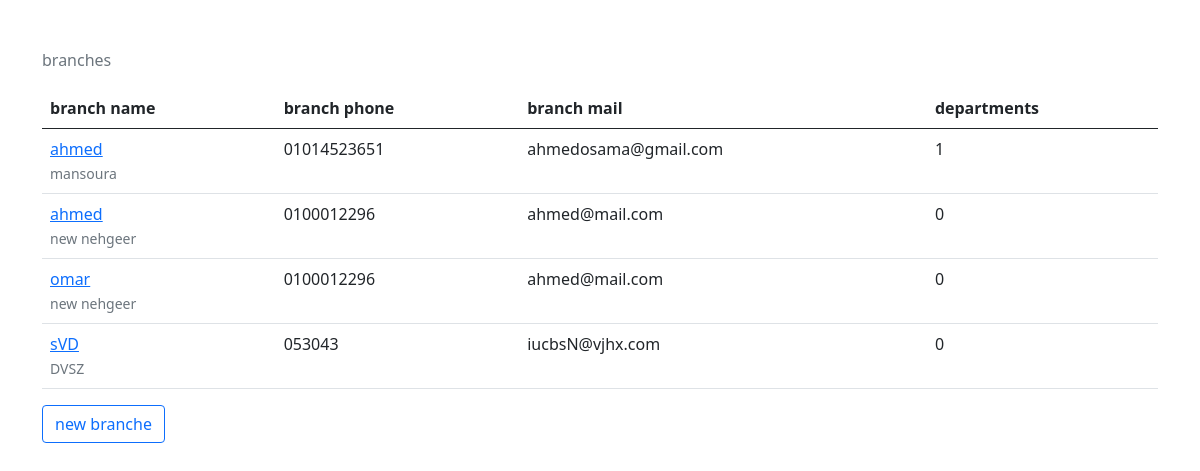
Page /company/ on the earlier database version.
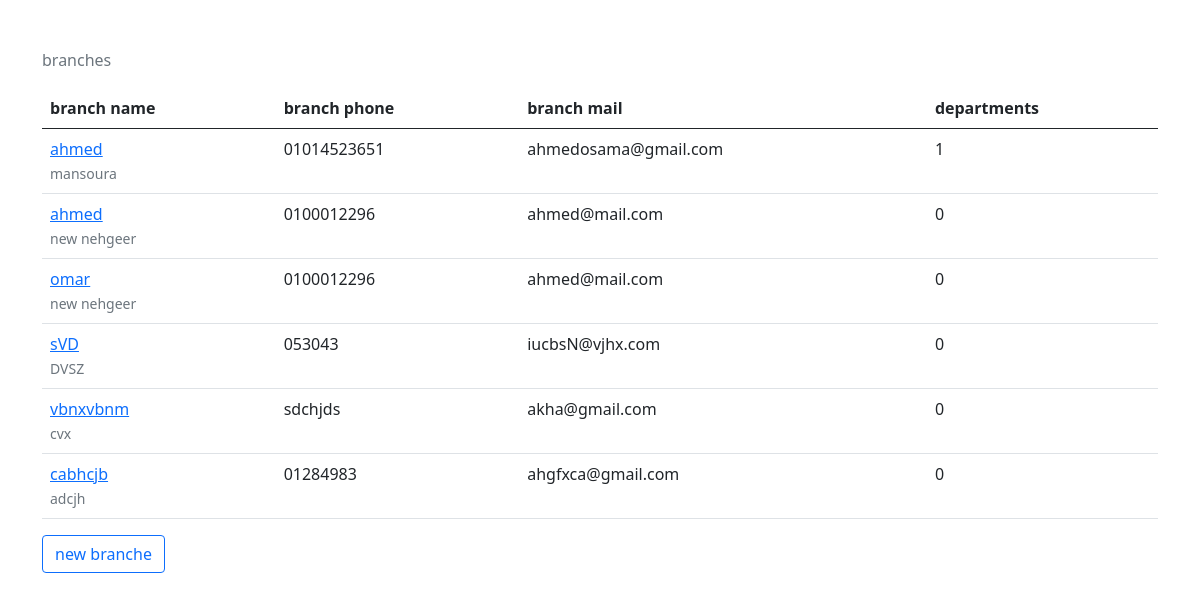
Same page on the later database version.
### company/models.py (models this page shows, shortened)
class Branch(models.Model):
    name = models.CharField(max_length=50)
    address = models.CharField(max_length=100)
    phone = models.CharField(max_length=12, null = True , blank = True)
    email = models.EmailField(max_length=50, null = True , blank = True)

class Department(models.Model):
    name = models.CharField(max_length=50)
    description = models.TextField(max_length=200)
    branch = models.ForeignKey('Branch', related_name="departmentsBranch", on_delete=models.CASCADE)

### company/views.py (the view)
# urls.py: path('', branches, name = "branches"),
def branches(request):
    branches = Branch.objects.all()
    return render(request, 'company/branches.html', {'branches':branches})

### company/templates/company/branches.html (shortened to what this page needs)
{% extends 'base.html'%}
{% block breadcrumb %}
    <li class="breadcrumb-item active" aria-current="page">branches</li>
{% endblock breadcrumb %}
{% block body%}
    <table class="table table-hover">
        <thead class="thead-dark">
            <th>branch name</th>
            <th>branch phone</th>
            <th>branch mail</th>
            <th>departments</th>
        </thead>
        <tbody>
        {%for branche in branches %}
            <tr>
                <td><a href="{% url 'company:branchesDetails' branche.id %}">{{branche.name}}</a><br/>
                    <small class="text-muted">{{branche.address}}</small>
                </td>
                <td>{{branche.phone}}</td>
                <td>{{branche.email}}</td>
                <td>{{branche.departmentsBranch.all|length}}</td>
            </tr>
        {% endfor %}
        </tbody>
    </table>
    <a href="{% url 'company:branch-create' %}" class="btn btn-outline-primary">new branche</a>
{% endblock body %}

### templates/base.html (shortened to what this page needs)
{% load static %}
<!DOCTYPE html>
<html lang="en">
<head>
    <link rel="stylesheet" href="{% static 'css/bootstrap.min.css' %}" />
</head>
<body>
    <div class="container mt-5" >
        <nav aria-label="breadcrumb">
            <ol class="breadcrumb">
                {% block breadcrumb %}
                {% endblock breadcrumb %}
            </ol>
        </nav>
        {% block body%}
        {% endblock body %}
    </div>
</body>
</html>

Differences in the rows shown:
added Branch: name "vbnxvbnm", address "cvx", phone "sdchjds", email "akha@gmail.com", departmentsBranch.all|length "0"
added Branch: name "cabhcjb", address "adcjh", phone "01284983", email "ahgfxca@gmail.com", departmentsBranch.all|length "0"
